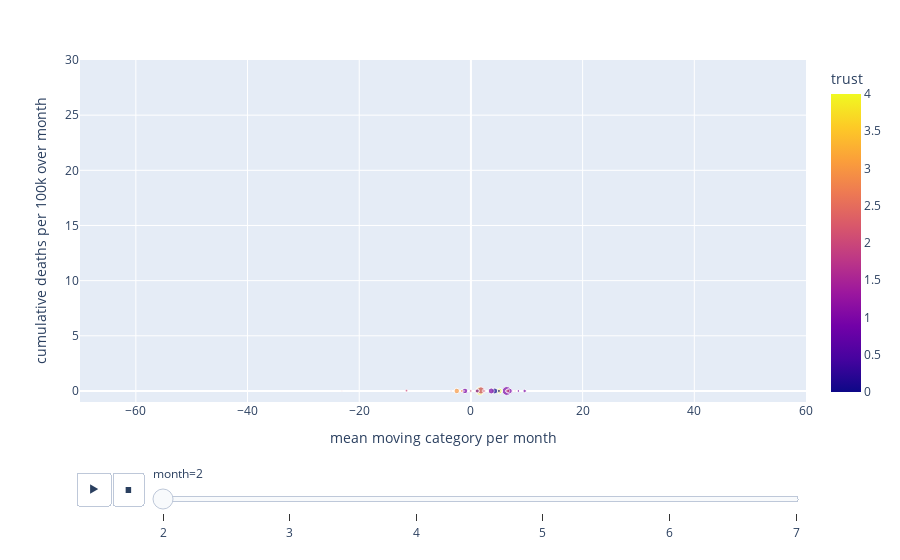

The notebook cell saved with this chart:
### Code cell
# Create animation
df = grouped_df
px.scatter(df,x="mean moving category per month", y="cumulative deaths per 100k over month" , animation_frame="month", animation_group="country",
           size="cumulative pageviews per 100k over month" ,color="trust", hover_name="country", range_x=[-70,60],range_y=[-1,30])

### Figure 1 — Plotly figure (JSON) as saved in the notebook; plotly's stock layout.template omitted (floating-point values rounded to 4 significant figures)
{"data": [{"hovertemplate": "<b>%{hovertext}</b><br><br>month=2<br>mean moving category per month=%{x}<br>cumulative deaths per 100k over month=%{y}<br>cumulative pageviews per 100k over month=%{marker.size}<br>trust=%{marker.color}<extra></extra>", "hovertext": ["bg", "bn", "cs", "da", "de", "el", "fi", "he", "hr", "hu", "it", "ja", "ka", "kk", "ko", "ky", "lt", "mn", "ms", "nl", "no", "pl", "ro", "ru", "sk", "sl", "sr", "sv", "th", "tr"], "ids": ["bg", "bn", "cs", "da", "de", "el", "fi", "he", "hr", "hu", "it", "ja", "ka", "kk", "ko", "ky", "lt", "mn", "ms", "nl", "no", "pl", "ro", "ru", "sk", "sl", "sr", "sv", "th", "tr"], "legendgroup": "", "marker": {"color": [1, 4, 1, 3, 4, 1, 4, 1, 1, 1, 2, 1, 2, 3, 2, 2, 2, 2, 2, 3, 4, 0, 0, 1, 2, 1, 2, 2, 2, 2], "coloraxis": "coloraxis", "size": [16140000000.0, 55680000.0, 192600000000.0, 27560000000.0, 169900000000.0, 17510000000.0, 78650000000.0, 68830000000.0, 17160000000.0, 29360000000.0, 130000000000.0, 75310000000.0, 5716000000.0, 2934000000.0, 17270000000.0, 148200000.0, 32920000000.0, 1193000000.0, 3896000000.0, 73720000000.0, 36210000000.0, 84070000000.0, 22350000000.0, 88050000000.0, 38520000000.0, 41570000000.0, 3908000000.0, 15920000000.0, 5230000000.0, 6317000000.0], "sizemode": "area", "sizeref": 4915000000.0, "symbol": "circle"}, "mode": "markers", "name": "", "orientation": "v", "showlegend": false, "type": "scatter", "x": [5.098, 5.25, 6.41, -1.578, 1.636, 6.431, 5.079, 6.939, 8.504, 9.621, 1.795, -1.063, 4.208, 3.183, -11.53, 2.417, 2.346, -23.1, -1.264, -2.531, 1.138, 4.281, 5.016, 3.636, 6.621, 1.121, 7.967, -0.02818, -3.55, 2.385], "xaxis": "x", "y": [0, 0, 0, 0, 0, 0, 0, 0, 0, 0, 0.04878, 0.00396, 0, 0, 0.03087, 0, 0, 0, 0, 0, 0, 0, 0, 0, 0, 0, 0, 0, 0, 0], "yaxis": "y"}], "layout": {"coloraxis": {"colorbar": {"title": {"text": "trust"}}, "colorscale": [[0, "#0d0887"], [0.1111, "#46039f"], [0.2222, "#7201a8"], [0.3333, "#9c179e"], [0.4444, "#bd3786"], [0.5556, "#d8576b"], [0.6667, "#ed7953"], [0.7778, "#fb9f3a"], [0.8889, "#fdca26"], [1, "#f0f921"]]}, "legend": {"itemsizing": "constant", "tracegroupgap": 0}, "margin": {"t": 60}, "sliders": [{"active": 0, "currentvalue": {"prefix": "month="}, "len": 0.9, "pad": {"b": 10, "t": 60}, "steps": [{"args": [["2"], {"frame": {"duration": 0, "redraw": false}, "fromcurrent": true, "mode": "immediate", "transition": {"duration": 0, "easing": "linear"}}], "label": "2", "method": "animate"}, {"args": [["3"], {"frame": {"duration": 0, "redraw": false}, "fromcurrent": true, "mode": "immediate", "transition": {"duration": 0, "easing": "linear"}}], "label": "3", "method": "animate"}, {"args": [["4"], {"frame": {"duration": 0, "redraw": false}, "fromcurrent": true, "mode": "immediate", "transition": {"duration": 0, "easing": "linear"}}], "label": "4", "method": "animate"}, {"args": [["5"], {"frame": {"duration": 0, "redraw": false}, "fromcurrent": true, "mode": "immediate", "transition": {"duration": 0, "easing": "linear"}}], "label": "5", "method": "animate"}, {"args": [["6"], {"frame": {"duration": 0, "redraw": false}, "fromcurrent": true, "mode": "immediate", "transition": {"duration": 0, "easing": "linear"}}], "label": "6", "method": "animate"}, {"args": [["7"], {"frame": {"duration": 0, "redraw": false}, "fromcurrent": true, "mode": "immediate", "transition": {"duration": 0, "easing": "linear"}}], "label": "7", "method": "animate"}], "x": 0.1, "xanchor": "left", "y": 0, "yanchor": "top"}], "updatemenus": [{"buttons": [{"args": [null, {"frame": {"duration": 500, "redraw": false}, "fromcurrent": true, "mode": "immediate", "transition": {"duration": 500, "easing": "linear"}}], "label": "&#9654;", "method": "animate"}, {"args": [[null], {"frame": {"duration": 0, "redraw": false}, "fromcurrent": true, "mode": "immediate", "transition": {"duration": 0, "easing": "linear"}}], "label": "&#9724;", "method": "animate"}], "direction": "left", "pad": {"r": 10, "t": 70}, "showactive": false, "type": "buttons", "x": 0.1, "xanchor": "right", "y": 0, "yanchor": "top"}], "xaxis": {"anchor": "y", "domain": [0, 1], "range": [-70, 60], "title": {"text": "mean moving category per month"}}, "yaxis": {"anchor": "x", "domain": [0, 1], "range": [-1, 30], "title": {"text": "cumulative deaths per 100k over month"}}}}
